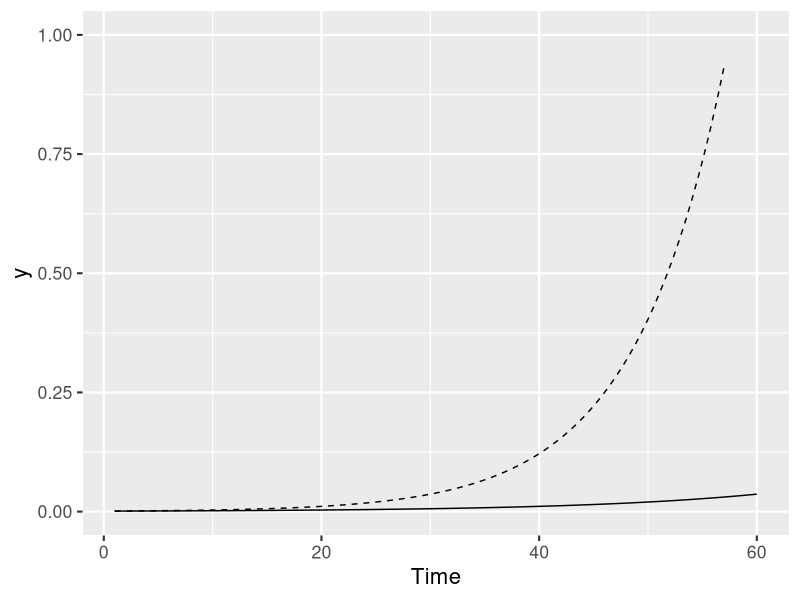
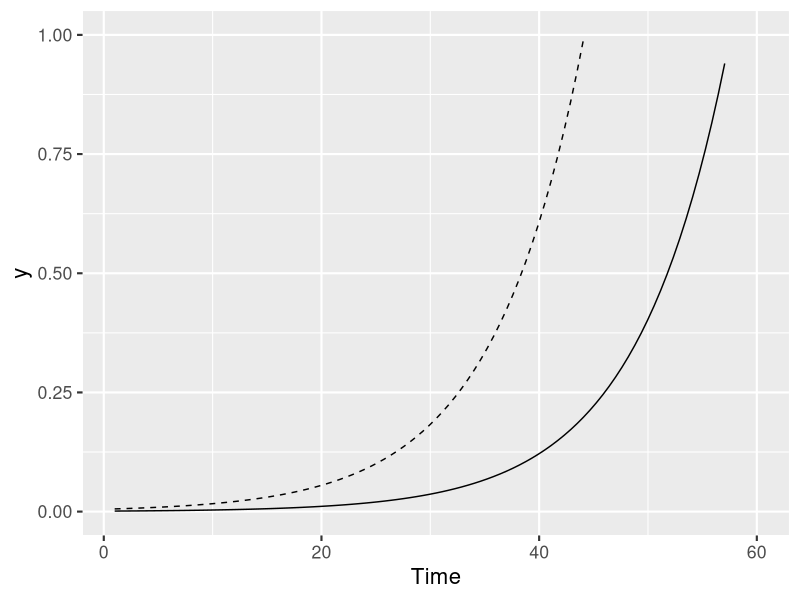
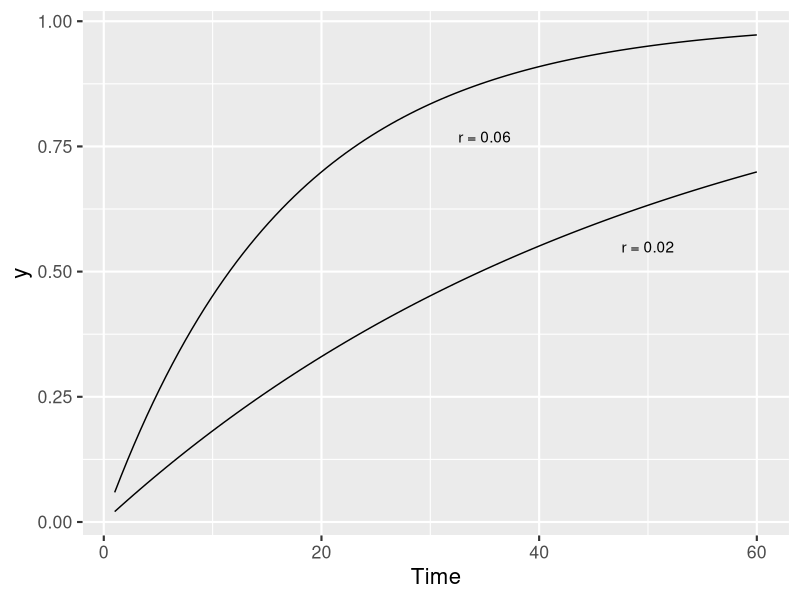
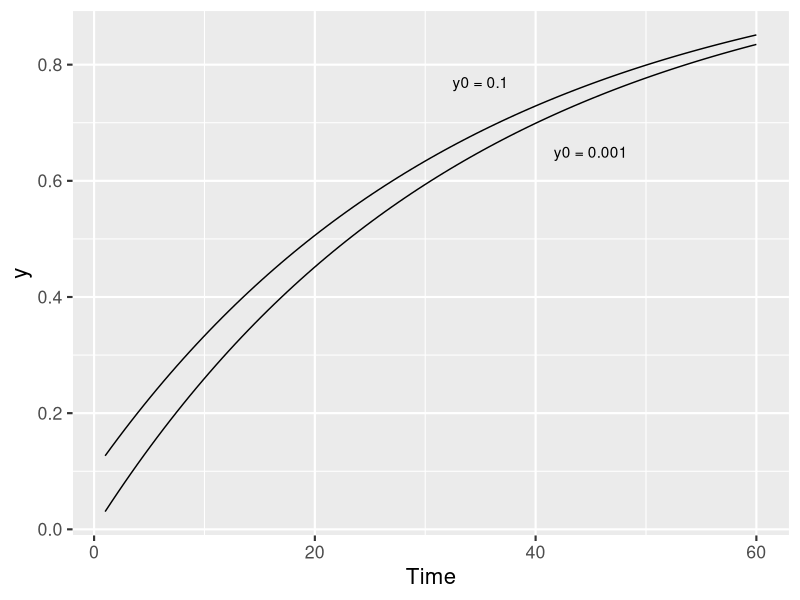
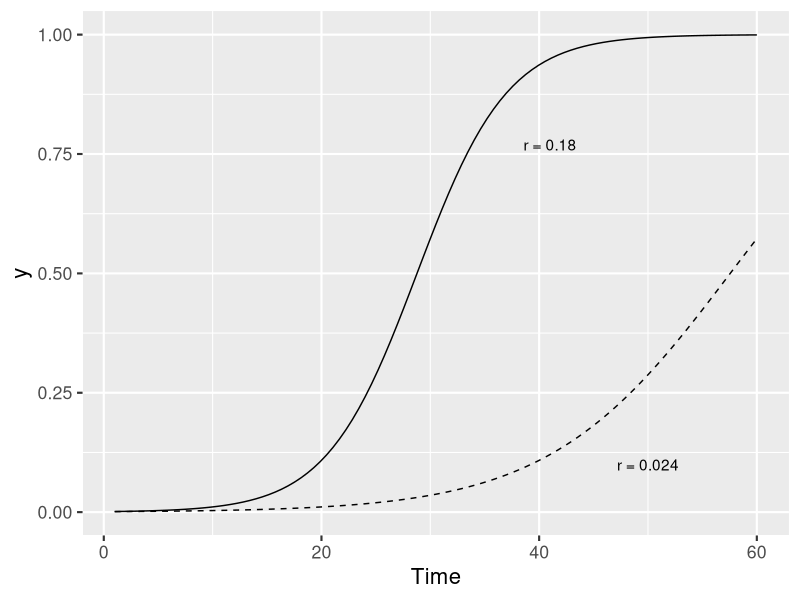
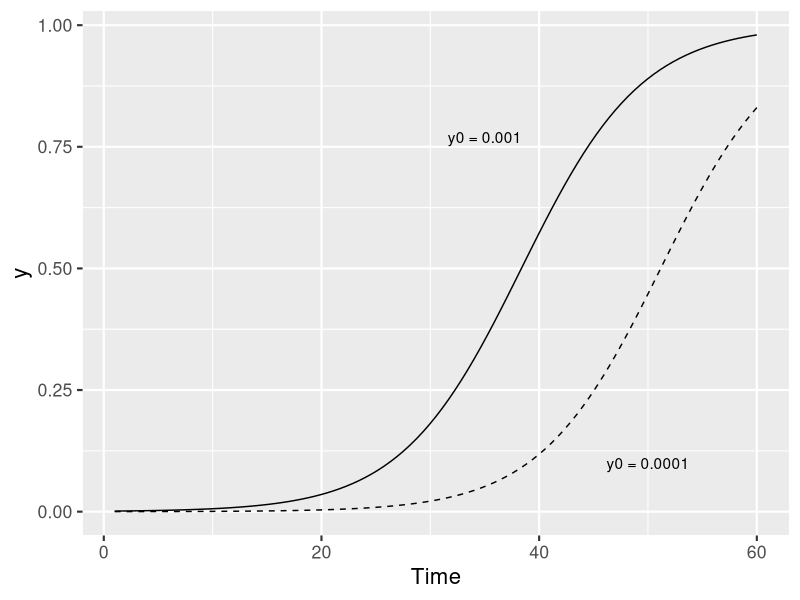
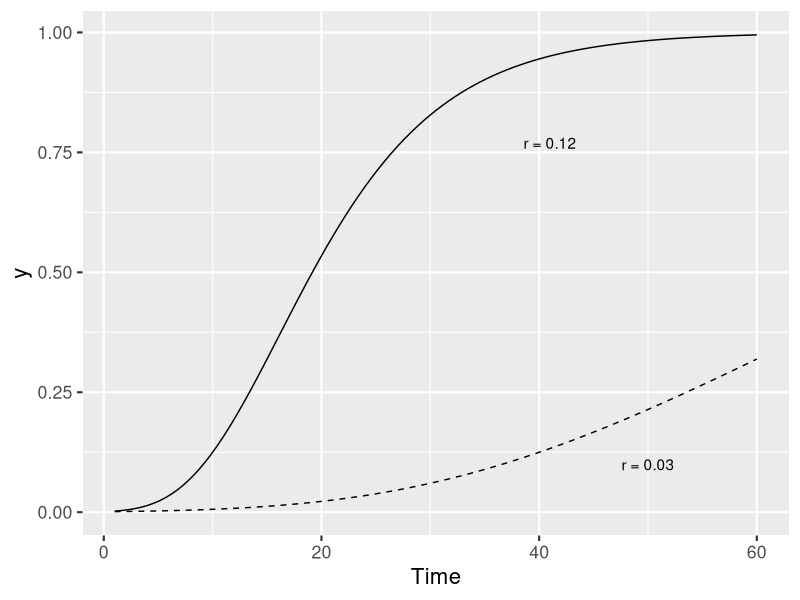
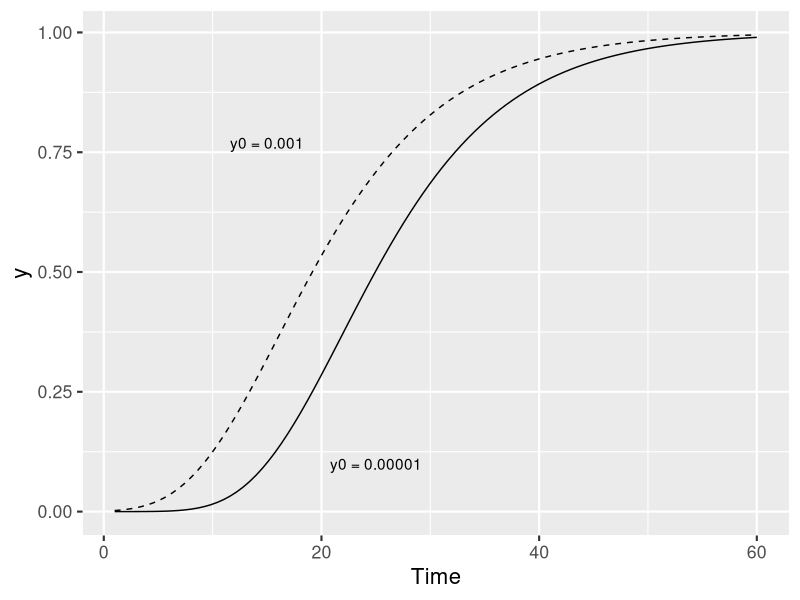

R code for these plots, in order:
## ---- chunk 1
#| warning: false
#| message: false

library(tidyverse) # essential packages 
theme_set(theme_gray(base_size = 16)) # set global theme
## ---- chunk 2
y0 <- 0.001 
r <- 0.06 
tmax <- 60 # maximum duration t of the epidemics
dat <- data.frame(t = seq(1:tmax), y = seq(0:1)) # define the axes
## ---- chunk 3
#| warning: false
#| label: fig-exp1
#| fig-cap: "Exponential curves with two rates of infection (0.06 and 0.12) and the same initial inoculum (0.001) " 

dat |>
  ggplot(aes(t, y)) +
  stat_function(fun = function(t) y0 * exp(r * t), linetype = 1) +
  stat_function(fun = function(t) y0 * exp(r * 2 * t), linetype = 2) +
  ylim(0, 1) +
  theme_gray(base_size = 16)+
  labs(x = "Time")

## ---- chunk 4
#| warning: false
#| label: fig-exp2
#| fig-cap: "Exponential curves with the same rate of infection (0.12) and single and five times the initial inoculum (0.001)" 
dat |>
  ggplot(aes(t, y)) +
  stat_function(fun = function(t) y0 * exp(r * 2 * t), linetype = 1) +
  stat_function(fun = function(t) y0 * 5 * exp(r * 2 * t), linetype = 2) +
  ylim(0, 1) +
  theme_gray(base_size = 16)+
  labs(x = "Time")

## ---- chunk 5
#| warning: false
#| label: fig-mono1
#| fig-cap: "Monomolecular curves with two rates of infection (0.06 and 0.02) and the same initial inoculum (0.001) " 
dat |>
  ggplot(aes(t, y)) +
  stat_function(fun = function(t) 1 - ((1 - y0) * exp(-r * t))) +
  stat_function(fun = function(t) 1 - ((1 - y0) * exp(-(r / 3) * t))) +
  labs(x = "Time") +
  theme_gray(base_size = 16)+
  annotate(geom = "text", x = 35, y = 0.77, label = "r = 0.06") +
  annotate(geom = "text", x = 50, y = 0.55, label = "r = 0.02")
## ---- chunk 6
#| warning: false
#| label: fig-mono2
#| fig-cap: "Monomolecular curves with one rate (0.06) and the  initial inoculum increased 100 times"
dat |>
  ggplot(aes(t, y)) +
  stat_function(fun = function(t) 1 - ((1 - y0) * exp(-r / 2 * t))) +
  stat_function(fun = function(t) 1 - ((1 - (y0 * 100)) * exp(-r / 2 * t))) +
  theme_gray(base_size = 16)+
  labs(x = "Time") +
  annotate(geom = "text", x = 35, y = 0.77, label = "y0 = 0.1") +
  annotate(geom = "text", x = 45, y = 0.65, label = "y0 = 0.001")

## ---- chunk 7
#| warning: false
#| label: fig-log1
#| fig-cap: "Logistic curves with two rates of infection (0.18 and 0.024) and the same initial inoculum (0.001) "
dat |>
  ggplot(aes(t, y)) +
  stat_function(
    linetype = 2,
    fun = function(t) 1 / (1 + ((1 - y0) / y0) * exp(-r * 2 * t))
  ) +
  stat_function(fun = function(t) 1 / (1 + ((1 - y0) / y0) * exp(-r * 4 * t))) +
  labs(x = "Time") +
  theme_gray(base_size = 16)+
  annotate(geom = "text", x = 41, y = 0.77, label = "r = 0.18") +
  annotate(geom = "text", x = 50, y = 0.10, label = "r = 0.024")
## ---- chunk 8
#| warning: false
#| label: fig-log2
#| fig-cap: "Logistic curves with a single rate of infection (0.24) and two initial inoculum (0.001 and 0.0001) "
dat |>
  ggplot(aes(t, y)) +
  stat_function(
    linetype = 2,
    fun = function(t) 1 / (1 + ((1 - (y0 / 10)) / (y0 / 10)) * exp(-r * 3 * t))
  ) +
  stat_function(fun = function(t) 1 / (1 + ((1 - y0) / y0) * exp(-r * 3 * t))) +
  labs(x = "Time") +
  theme_gray(base_size = 16)+
  annotate(geom = "text", x = 35, y = 0.77, label = "y0 = 0.001") +
  annotate(geom = "text", x = 50, y = 0.10, label = "y0 = 0.0001")


## ---- chunk 9
#| warning: false
#| label: fig-gomp1
#| fig-cap: "Gompertz curves with two rates of infection (0.12 and 0.03) and the same initial inoculum (0.001)"
dat |>
  ggplot(aes(t, y)) +
  stat_function(
    linetype = 2,
    fun = function(t) exp(log(y0) * exp(-r/2 * t))
  ) +
  stat_function(fun = function(t) exp(log(y0) * exp(-r*2 * t))) +
  labs(x = "Time") +
  theme_gray(base_size = 16)+
  annotate(geom = "text", x = 41, y = 0.77, label = "r = 0.12") +
  annotate(geom = "text", x = 50, y = 0.10, label = "r = 0.03")
## ---- chunk 10
#| warning: false
#| label: fig-gomp2
#| fig-cap: "Gompertz curves with a single rate of infection (0.12) and two levels of initial inoculum (0.001 and 0.00001)"
dat |>
  ggplot(aes(t, y)) +
  stat_function(
    linetype = 2,
    fun = function(t) exp(log(y0) * exp(-r*2 * t))
  ) +
  stat_function(fun = function(t) exp(log(y0/1000) * exp(-r*2 * t))) +
  labs(x = "Time") +
  theme_gray(base_size = 16)+
  annotate(geom = "text", x = 15, y = 0.77, label = "y0 = 0.001") +
  annotate(geom = "text", x = 25, y = 0.10, label = "y0 = 0.00001")



